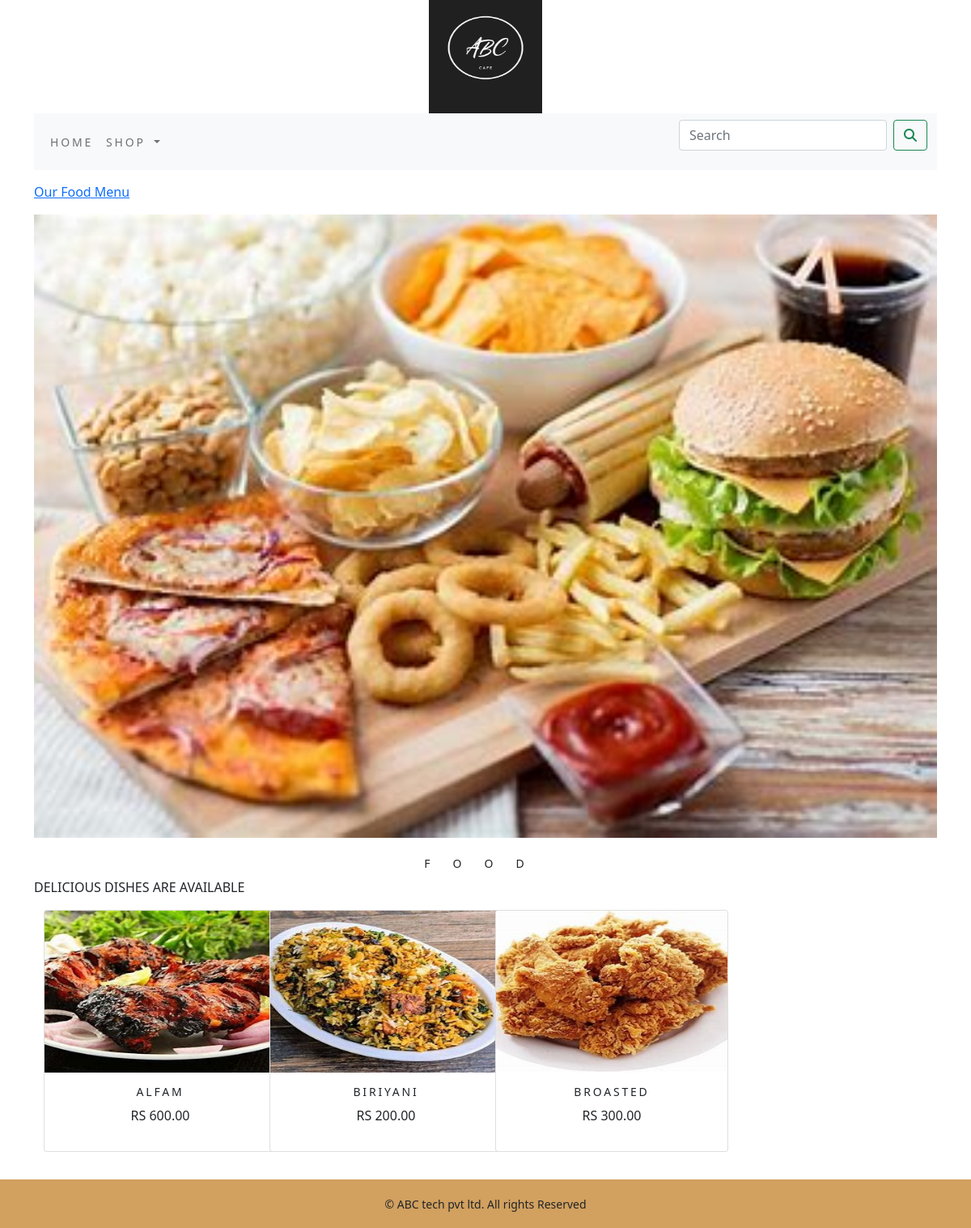
Screenshot of /shop/food/ with the database file from the repository.
### shop/models.py (models this page shows, shortened)
class Category(models.Model):
    name=models.CharField(max_length=250,unique=True)
    slug=models.SlugField(max_length=250,unique=True)
    desc=models.TextField(blank=True)
    image=models.ImageField(upload_to='category',blank=True)
    class Meta:
        ordering=('name',)
        verbose_name='category'
        verbose_name_plural='categories'
    def get_url(self):
        return reverse('shop:pro_category',args=[self.slug])

class Product(models.Model):
    name=models.CharField(max_length=250,unique=True)
    slug=models.SlugField(max_length=250,unique=True)
    desc=models.TextField(blank=True)
    price=models.DecimalField(max_digits=10,decimal_places=2)
    Category=models.ForeignKey(Category,on_delete=models.CASCADE)
    image=models.ImageField(upload_to='product',blank=True)
    stock=models.IntegerField()
    available=models.BooleanField(default=True)
    created=models.DateTimeField(auto_now_add=True)
    updated=models.DateTimeField(auto_now=True)
    def get_url(self):
        return reverse('shop:prod',args=[self.Category.slug,self.slug])
    class Meta:
        ordering=('name',)
        verbose_name='product'
        verbose_name_plural='products'

### shop/views.py (the view)
# urls.py: path('',views.allpro,name="allpro"),
def allpro(request,c_slug=None):
    c_page=None
    products_list=None
    if c_slug!=None:
        c_page=get_object_or_404(Category,slug=c_slug)
        products_list=Product.objects.all().filter(Category=c_page,available=True)
    else:
        products_list=Product.objects.all().filter(available=True)
    paginator=Paginator(products_list,4)
    try:
        page=int(request.GET.get('page','1'))
    except:
        page=1
    try:
        products=paginator.page(page)
    except(EmptyPage,InvalidPage):
        products=paginator.page(paginator.num_pages)
    return render(request,'category.html',{'category':c_page,"products":products})

### cart/context_processors.py (called while the page is built)
def counter(request):
    item_count=0
    if 'admin' in request.path:
        return {}
    else:
        try:
            cart=Cart.objects.filter(cart_id=_cart_id(request))
            cart_items=Cartitem.objects.all().filter(cart=cart[:1])
            for cart_item in cart_items:
                item_count += cart_item.quantity
        except Cart.DoesNotExist:
            item_count =0
    return dict(item_count=item_count)

### cart/views.py (called while the page is built)
def _cart_id(request):
    cart=request.session.session_key
    if not cart:
        cart=request.session.create()
    return cart

### shop/context_processors.py (called while the page is built)
def menu_links(request):
    links=Category.objects.all()
    return dict(links=links)

### template/category.html (shortened to what this page needs)
{% extends 'base.html' %}
{%  load static %}
{% block content %}
{% if category %}
<div>
    <div class="row my_row_class">
        <div class="mx_auto">
        <p>
            <a href="{% url 'shop:allpro' %}"> Our Food Menu</a>
        </p>
    </div>
</div>
</div>
{% endif %}
<div class="mx_auto">
    {% if category %}
    <img class="my_image "src="{{category.image.url}}" alt="{{category.name}}">
</div><br>
<div>
    <h1 class="text-center my_title" >{{category.name}}</h1>
    <p class="text-justify">{{category.desc}}</p>
</div>
{% endif %}
<div class="container">
    <div class="row mx_auto">
    {% for pro in products.object_list %}
    <div class="my_bottom_margin  col-md-3">
        <div class="card text-center" style="min-width:18rem;">
            <a href="{{pro.get_url}}"><img class="card-img-top my_image "src="{{pro.image.url}}" alt="{{pro.name}}"></a>
        <div class="card-body">
        <h4>{{pro.name}}</h4>
        <p>RS {{pro.price}}</p>
        </div>
    </div>
        </div>{% endfor %}
    </div>
    <div>
        <br>
    </div>
</div>
{% endblock %}

### static/css/custom.css (style rules this page uses)
.my_row_class { padding-top: 15px; }
.my_image { width: 100%; height: auto; }
.my_title { font-size: 14px; text-transform: uppercase; letter-spacing: 2em; }
.my_bottom_margin { margin-bottom: 10px; }
.card-body h4 { font-size: 14px; text-transform:uppercase ; letter-spacing:.2em ; }
.card-body { padding:16px; }
.card-img-top { height: 200px;; width: 50px; }

### rows the page displays
Category: image (picture), name "FOOD", desc "DELICIOUS DISHES ARE AVAILABLE"
Product: image (picture), name "ALFAM", price "600.00"
Product: image (picture), name "BIRIYANI", price "200.00"
Product: image (picture), name "BROASTED", price "300.00"
